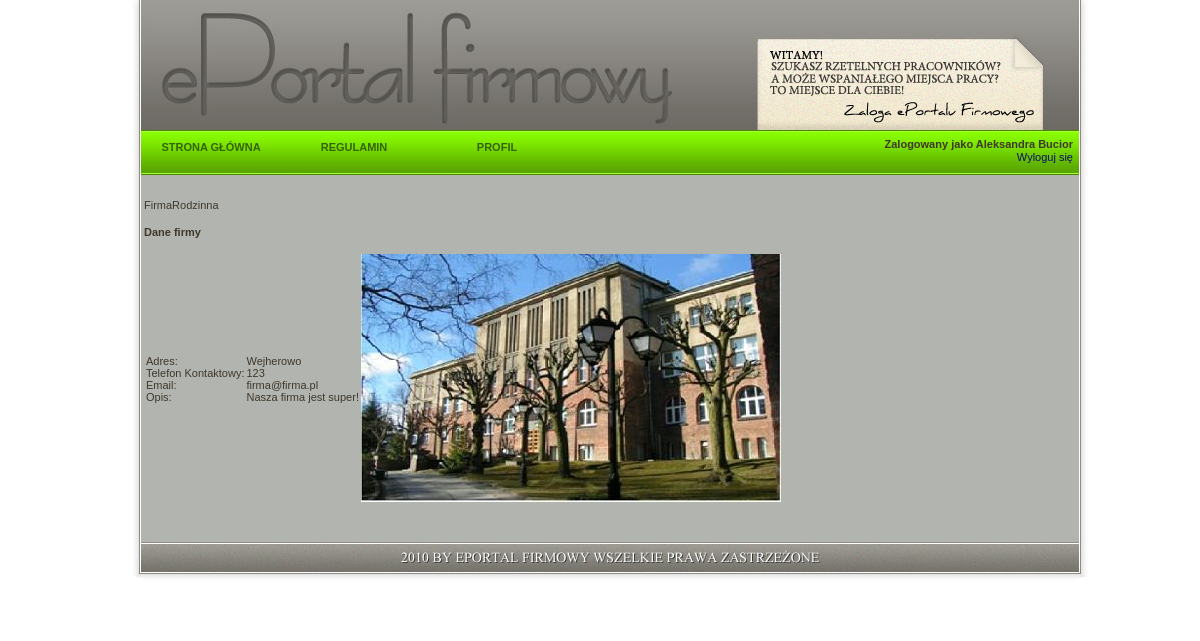
Page /wizytowka.php?id=38 (signed in) on the earlier database version.
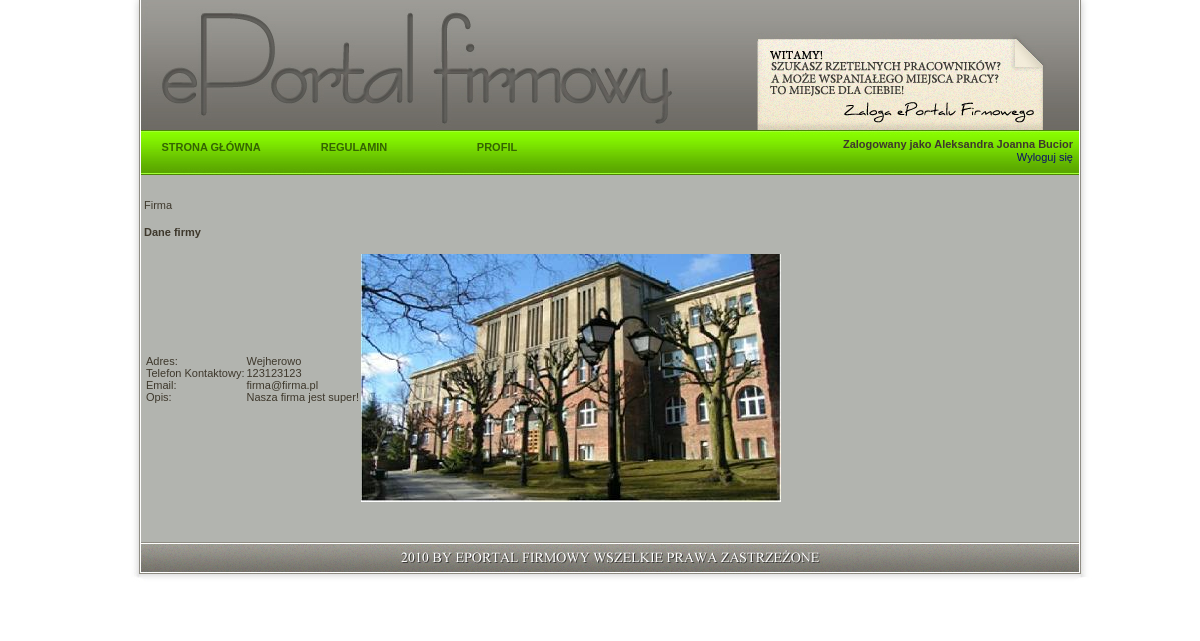
Same page on the later database version.
### tables this page shows
CREATE TABLE IF NOT EXISTS `firma` (
  `id` int(11) NOT NULL,
  `nazwa` varchar(40) NOT NULL,
  `email` varchar(30) NOT NULL,
  `dolaczyl` timestamp NOT NULL DEFAULT CURRENT_TIMESTAMP,
  `adres` varchar(50) DEFAULT NULL,
  `tel` varchar(10) DEFAULT NULL,
  `branza` varchar(30) DEFAULT NULL,
  `opis` text,
  `zdjecie` varchar(100) DEFAULT NULL,
  PRIMARY KEY (`id`)
);

### wizytowka.php (the view, shortened to what this page needs)
<?php
require_once('header.php');
?>
<td class="content" style="padding-right: 44px; padding-left: 44px">
    <?php
    if (isset($_SESSION['id_obecne'])) {
        if (!isset($_GET['id'])) {
            $id = $_SESSION['id_obecne'];
        } else {
            $id = $_GET['id'];
        }
        $dbc = mysqli_connect(DB_HOST, DB_USER, DB_PASSWORD, DB_NAME);
        $query = "SELECT * FROM firma WHERE id='$id'";
        $result = mysqli_query($dbc, $query);
        $row = mysqli_fetch_array($result);
    ?>
        <br />
        <br />
        <div id="wizytowka">
            <?php echo $row['nazwa']; ?><br />
            <div id="dane_firmy" style="display:block">
                <h4>Dane firmy </h4>
                <table>
                    <tr>
                        <td><p>
    				<?php if (!empty($row['adres'])) { ?>Adres:<br />  <?php } ?>
                                <?php if (!empty($row['tel'])) { ?>Telefon Kontaktowy:<br /> <?php } ?>
    				Email:<br />
                                <?php if (!empty($row['opis'])) { ?>Opis:<br/> <?php } ?>
                        </td>
                        <td><p>
                                <?php if (!empty($row['adres'])) { ?>
                                    <?php echo $row['adres']; ?>
                                <?php }
                                if (!empty($row['tel'])) { ?>
                                    <br /> <?php echo $row['tel']; ?>
                                <?php } ?>
                                <br /><?php echo $row['email'];
                                if (!empty($row['branza'])) { ?>
                                    <br/><?php echo $row['branza']; ?>
                                <?php } if (!empty($row['opis'])) { ?>
                                    <br/><?php echo $row['opis']; ?>
                                <?php } ?>
                        </td>
                        <td><?php if (!empty($row['zdjecie'])) { ?>
                            <img src="<?php echo $row['zdjecie']; ?>" alt="zdjęcie" />
                        <?php } ?></td>
                    </tr>
                </table>
            </div>
            <br/>
        </div>
        <br /><br />
        <div class="edytuj_button">
        <?php
      } else {
        ?>
         <br/><br/>
                Zaloguj się lub <a href='index.php'>zarejestruj</a>, aby mieć dostęp do tej strony.
         <br/><br/>
        <?php
     }
        ?>
        </div> </td>

### header.php (shortened to what this page needs)
<!DOCTYPE html>
<html>
    <head>
        <link rel="stylesheet" type="text/css" href="styles.css" />
    </head>
    <body>
        <table id="tabela" cellspacing="0">
            <tr>
                <td CLASS="top">
                    <div style="z-index:1; left:41px; top:130px; position: absolute;">
                        <ul>
                            <li>
                                <a href="index.php">STRONA GŁÓWNA</a>
                            </li>
                        </ul>
                    </div>
                    <div style="z-index:1; left:184px; top:130px; position: absolute;">
                        <ul>
                            <li>
                                <a href="regulamin.php">REGULAMIN</a>
                            </li>
                        </ul>
                    </div>
                    <?php
                    if (isset($_SESSION['id_obecne'])) {
                    ?>
                        <div style="z-index:1; left:327px; top:130px; position: absolute;">
                            <ul>
                                <li>
                                    <a href="profil.php">PROFIL</a>
                                </li>
                            </ul>
                        </div>
                    <?php
                    }
                    ?>
                    <div <?php if (!isset($_SESSION['id_obecne']))
                        echo "id='log'"; else
                        echo "id='log2'"; ?> >
                        <?php
                        if (!isset($_SESSION['id_obecne'])) {
                        ?>
                            <form method='POST' action="login3.php" >
                                <input type="text" id="login_log" name="login_log" value="<?php echo $_SESSION['login_tmp']; ?>"/>
                                <input type="password" id="haslo_log" name="haslo_log" />
                                <input type="submit" id="submit" name="submit" value=" " />
                            </form>
                        <?php
                            $_SESSION['login_tmp'] = '';
                        } else
                            echo '<p class="ok" >' . $_SESSION['ok'] . ' Zalogowany jako ' . $_SESSION['do_wyswietlenia'] . '<br/><a href="logout.php">Wyloguj się</a> </p>';
                        ?>
                    </div>
                </td>
            </tr>

Differences in the rows shown:
changed firma "Wejherowo": nazwa "FirmaRodzinna" → "Firma"; tel "123" → "123123123"
Other differences:
$_SESSION['do_wyswietlenia']: "Aleksandra Bucior" → "Aleksandra Joanna Bucior"
